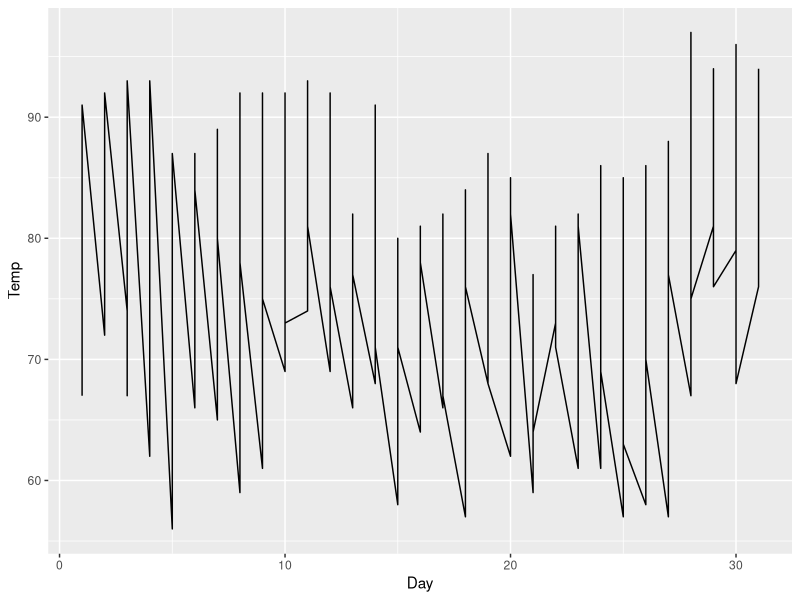
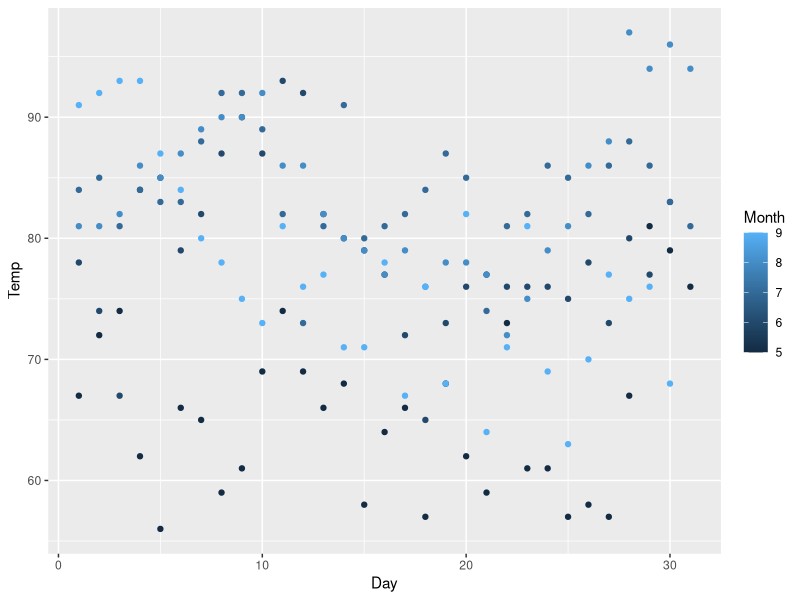
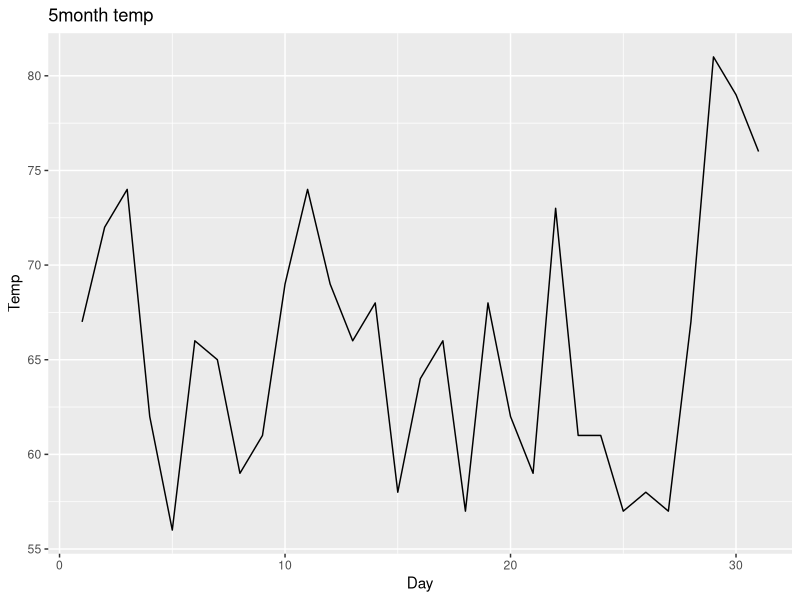
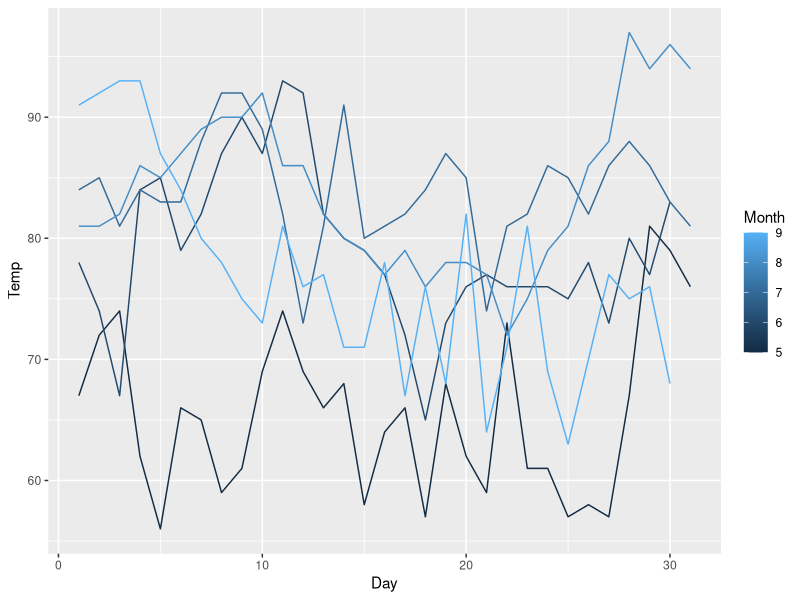
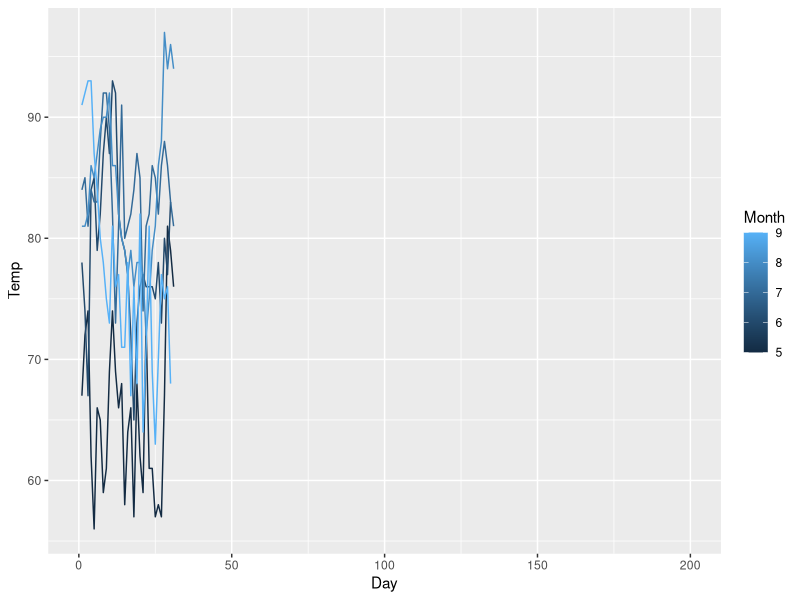
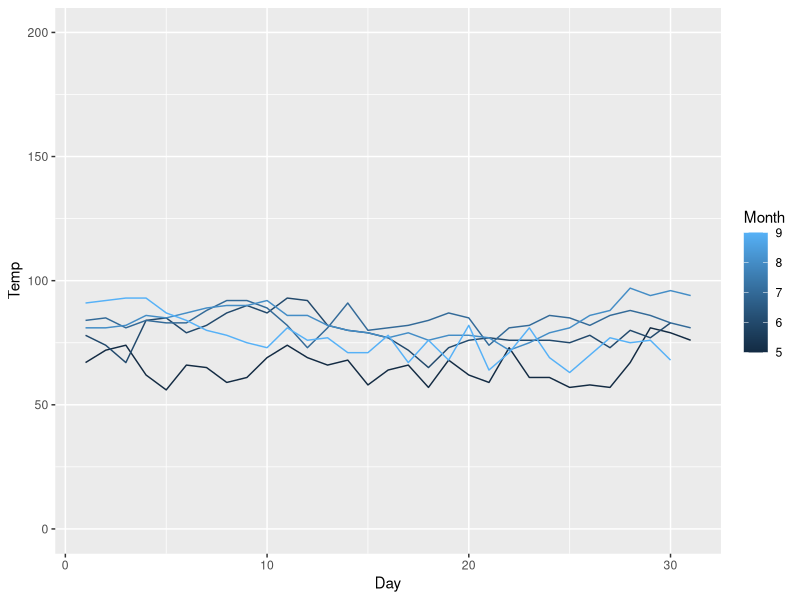
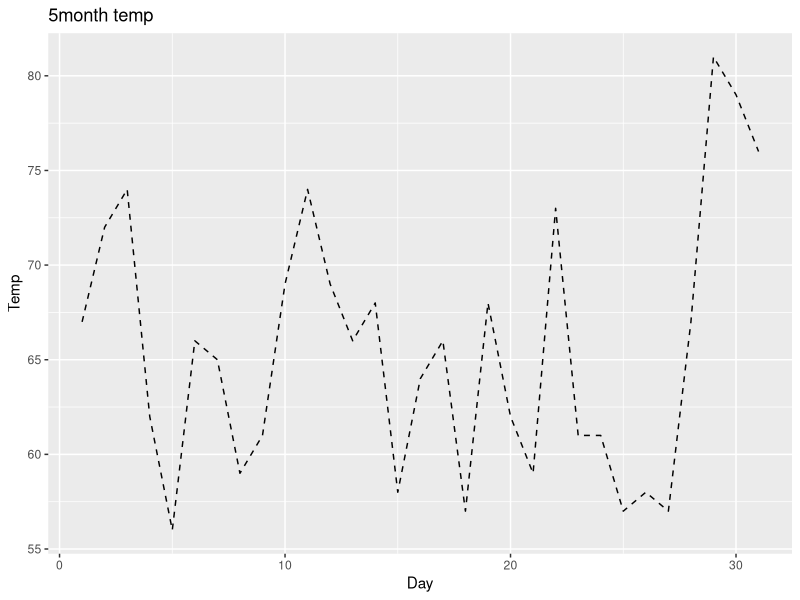

Here is the R script that generated these plots, in order:
## ---- chunk 1
library(ggplot2)
## ---- chunk 2
library(dplyr)
## ---- chunk 3
airquality
## ---- chunk 4
ggplot(airquality, aes(Day,Temp))+geom_line()
## ---- chunk 5
ggplot(airquality, aes(Day,Temp, color = Month))+geom_point()
## ---- chunk 6
airquality %>% filter(Month==5) %>% ggplot(aes(Day,Temp))+geom_line()+ggtitle("5month temp")
## ---- chunk 7
ggplot(airquality, aes(Day,Temp, color=Month))+geom_line(aes(group=Month))
## ---- chunk 8
ggplot(airquality, aes(Day,Temp, color=Month))+geom_line(aes(group=Month))+xlim(0,max(200))
## ---- chunk 9
ggplot(airquality, aes(Day,Temp, color=Month))+geom_line(aes(group=Month))+ylim(0,max(200))
## ---- chunk 10
airquality %>% filter(Month==5) %>% ggplot(aes(Day,Temp))+geom_line(linetype=2)+ggtitle("5month temp")
